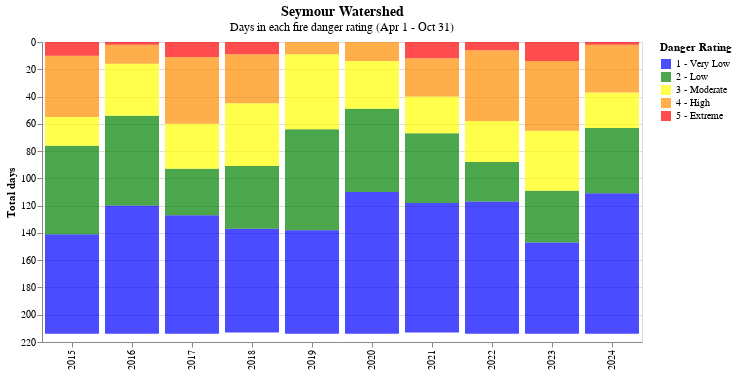

Notebook source saved alongside this figure:
### Markdown cell above
### Watershed Fire Danger

The plot below shows the number of days in each fire danger rating in the Seymour WSA. Scroll over each colour to see the number of days in each danger rating per season.

### Code cell
title = alt.TitleParams(
   text='Seymour Watershed',
   subtitle="Days in each fire danger rating (Apr 1 - Oct 31)",
   anchor='middle',
   fontSize=14,
   fontWeight='bold')

#domain = [5, 4, 3, 2, 1]  # Reversed domain
#range_ = ['darkred', '#FE3F46', 'orange', 'green', 'blue']  # Reversed range
domain = ['1 - Very Low', '2 - Low', '3 - Moderate', '4 - High', '5 - Extreme']
range_ = ['blue', 'green', 'yellow', 'darkorange', 'red']

test2 = alt.Chart(danger_filter, title=title).mark_bar(opacity=0.7).encode(
    alt.X('year:O', title=None),
    alt.Y('count(DGR):Q', title = 'Total days', sort='descending'),
    alt.Color("rating:O", title='Danger Rating', scale=alt.Scale(domain=domain, range=range_)),
    tooltip=[alt.Tooltip('year', title="Year"), alt.Tooltip('count(DGR)', title="Number of Days")]
)

rule2 = alt.Chart(df_dgr).mark_line(color='black', opacity=0.7, strokeDash=[4, 2]).encode(
    alt.X('year:O', title=None),
    alt.Y('moving_avg:Q', title= 'Total days')
)


test2.properties(width=600)

### Figure 1 — Vega-Lite specification as saved in the notebook (floating-point values rounded to 4 significant figures; data arrays with more than 128 entries replaced by an {"elided": "..."} marker saying what was removed)
{"config": {"view": {"continuousWidth": 300, "continuousHeight": 300}}, "data": {"name": "data-8796d190ade86379b085eb78fa42683e"}, "mark": {"type": "bar", "opacity": 0.7}, "encoding": {"color": {"field": "rating", "scale": {"domain": ["1 - Very Low", "2 - Low", "3 - Moderate", "4 - High", "5 - Extreme"], "range": ["blue", "green", "yellow", "darkorange", "red"]}, "title": "Danger Rating", "type": "ordinal"}, "tooltip": [{"field": "year", "title": "Year", "type": "quantitative"}, {"aggregate": "count", "field": "DGR", "title": "Number of Days", "type": "quantitative"}], "x": {"field": "year", "title": null, "type": "ordinal"}, "y": {"aggregate": "count", "field": "DGR", "sort": "descending", "title": "Total days", "type": "quantitative"}}, "title": {"text": "Seymour Watershed", "anchor": "middle", "fontSize": 14, "fontWeight": "bold", "subtitle": "Days in each fire danger rating (Apr 1 - Oct 31)"}, "width": 600, "$schema": "https://vega.github.io/schema/vega-lite/v5.8.0.json", "datasets": {"data-8796d190ade86379b085eb78fa42683e": {"elided": "2138 records"}}}
